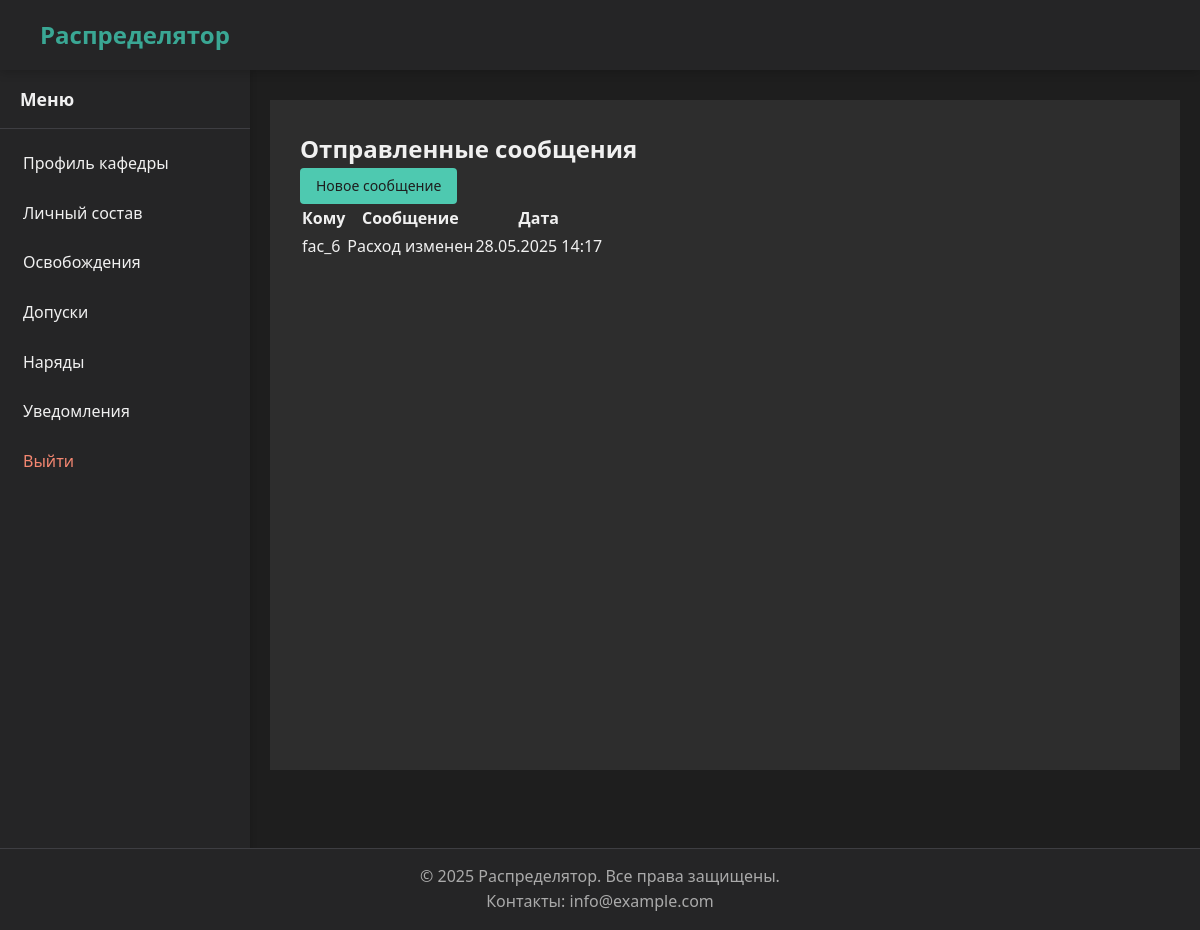
Screenshot of /notifications/sent/ (signed in) with the database file from the repository.
### notifications/models.py (models this page shows, shortened)
class Notification(models.Model):
    recipient = models.ForeignKey(
        User,
        on_delete=models.CASCADE,
        related_name='received_notifications',
        verbose_name="Получатель"
    )
    sender = models.ForeignKey(
        User,
        on_delete=models.CASCADE,
        related_name='sent_notifications',
        verbose_name="Отправитель"
    )
    message = models.TextField("Сообщение")
    created_at = models.DateTimeField(auto_now_add=True)
    is_read = models.BooleanField(default=False)

### authentication/models.py (models this page shows)
class CustomUser (AbstractUser ):
    faculty = models.ForeignKey(
        Faculty,
        on_delete=models.SET_NULL,
        null=True,
        blank=True,
        verbose_name="Факультет",
        related_name="users"
    )
    department = models.ForeignKey(
        Department,
        on_delete=models.SET_NULL,
        null=True,
        blank=True,
        verbose_name="Кафедра",
        related_name="users"
    )
    groups = models.ManyToManyField(
        'auth.Group',
        related_name='customuser_set',  # Уникальное имя для обратного доступа
        blank=True,
        help_text='Группы, к которым принадлежит этот пользователь.',
        verbose_name='Группы'
    )
    user_permissions = models.ManyToManyField(
        'auth.Permission',
        related_name='customuser_set',  # Уникальное имя для обратного доступа
        blank=True,
        help_text='Конкретные разрешения для этого пользователя.',
        verbose_name='Разрешения пользователя'
    )
    class Meta:
        verbose_name = 'Пользователь'
        verbose_name_plural = 'Пользователи'
    def __str__(self):
        return self.username

### notifications/views.py (the view)
# urls.py: path('sent/', views.SentNotificationsView.as_view(), name='sent'),
class SentNotificationsView(TemplateView):
    template_name = 'notifications/sent.html'
    def get_context_data(self, **kwargs):
        context = super().get_context_data(**kwargs)
        context['notifications'] = Notification.objects.filter(sender=self.request.user).order_by('-created_at')
        return context

### core/utils.py (called while the page is built)
def get_user_type(user):
    if user.is_superuser:
        return 'admin'
    groups = list(user.groups.values_list('name', flat=True))
    if 'Комендант' in groups:
        return 'commandant'
    elif 'Факультет' in groups:
        return 'faculty'
    elif 'Кафедра' in groups:
        return 'department'
    return None

### templates/notifications/sent.html (shortened to what this page needs)
{% extends "base_account.html" %}
{% block account_content %}
<div class="account-section">
    <div class="section-header">
        <h2>Отправленные сообщения</h2>
        <a href="{% url 'notifications:send' %}" class="header-btn header-btn--primary">
            Новое сообщение
        </a>
    </div>
    {% if notifications %}
        <table class="notification-table">
            <thead>
                <tr>
                    <th>Кому</th>
                    <th>Сообщение</th>
                    <th>Дата</th>
                </tr>
            </thead>
            <tbody>
                {% for note in notifications %}
                    <tr>
                        <td>{{ note.recipient }}</td>
                        <td>{{ note.message }}</td>
                        <td>{{ note.created_at|date:"d.m.Y H:i" }}</td>
                    </tr>
                {% endfor %}
            </tbody>
        </table>
    {% else %}
        <p class="empty-message">Вы ещё ничего не отправили</p>
    {% endif %}
</div>
{% endblock %}

### static/css/base.css (style rules this page uses)
* { margin: 0; padding: 0; box-sizing: border-box; }
body { font-family: 'Segoe UI', Tahoma, Geneva, Verdana, sans-serif; background-color: #1e1e1e; color: #f0f0f0; line-height: 1.6; padding-top: 70px; padding-bottom: 0; margin-bottom: 60px; min-height: 100vh; position: relative; }

### static/css/header.css (style rules this page uses)
.header-btn { display: inline-flex; align-items: center; justify-content: center; padding: 8px 16px; border-radius: 4px; font-weight: 500; font-size: 14px; line-height: 1; text-decoration: none; transition: all 0.2s ease-out; white-space: nowrap; height: 36px; }
.header-btn--primary { background-color: #4ec9b0; color: #1e1e1e; }

### rows the page displays
Notification: recipient "fac_6", message "Расход изменен", created_at "28.05.2025 14:17"

### other values shown
{{ item.name }} "Профиль кафедры" "Личный состав" "Освобождения" "Допуски" "Наряды" "Уведомления"
